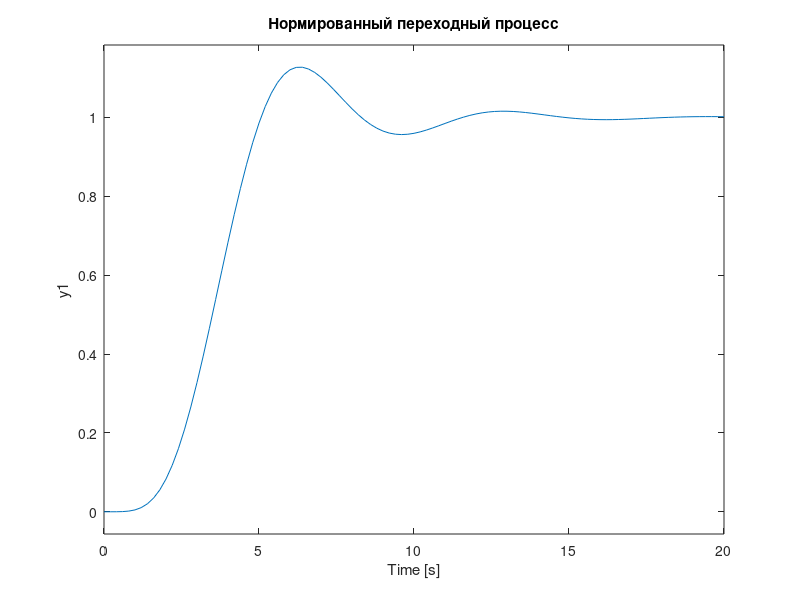

This chart was generated by the following MATLAB code:
n= input('Введите порядок системы n = ');
[z,p,k]=buttap(n);
[b,a]=zp2tf(z,p,k);
SYS=tf(b,a);
step(SYS), title('Нормированный переходный процесс');
grid;% Нормированный переходный процесс
step(SYS), title('Нормированный переходный процесс');
grid;% Нормированный переходный процесс
[Y,T]=step(SYS,0:0.01:20);
T_dyn = T(Y>1+0.05 | Y < 1-0.05 );
disp('Нормированное значение времени переходного процесса')
tau = T_dyn(end) %Нормированное значение времени переходного процесса